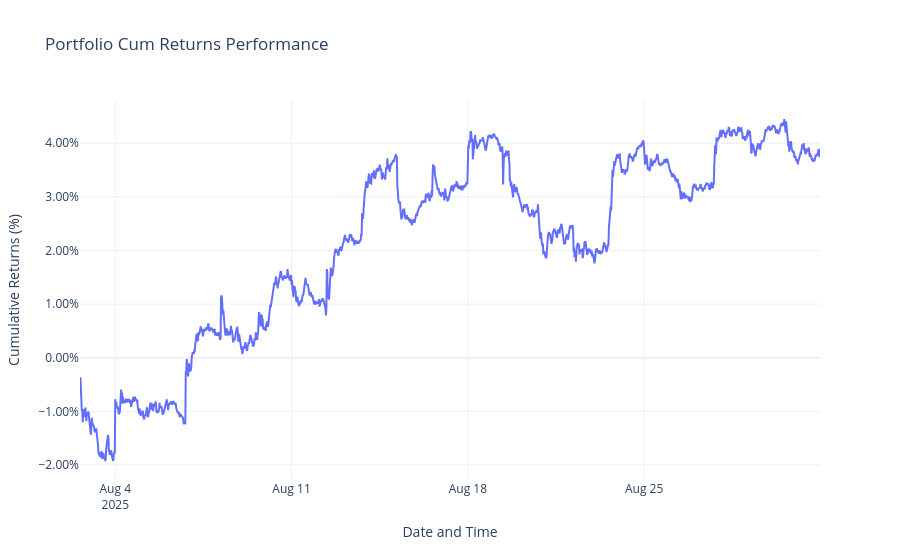

The notebook cell this image was saved under:
### Markdown cell above
### Plot!

### Code cell
fig = go.Figure()

fig.add_trace(go.Scatter(
    x=cum_ret.index,
    y=cum_ret.values,
    mode="lines",
    name="Portfolio Strategy",
))

fig.update_layout(
    title = {
        'text' : "Portfolio Cum Returns Performance",
	},
    xaxis_title = "Date and Time",
    yaxis_title = "Cumulative Returns (%)",
    template="plotly_white"
)
fig.update_xaxes(rangebreaks=[
    dict(bounds=["sat", "mon"]),
    dict(bounds=[16, 9.5], pattern="hour")
])
fig.update_layout(yaxis_tickformat='.2%')
fig.show()

### Figure 1 — Plotly figure (JSON) as saved in the notebook; plotly's stock layout.template omitted (floating-point values rounded to 4 significant figures; data arrays with more than 128 entries replaced by an {"elided": "..."} marker saying what was removed)
{"data": [{"mode": "lines", "name": "Portfolio Strategy", "type": "scatter", "x": {"elided": "1638 str values"}, "y": {"elided": "1638 float values"}}], "layout": {"title": {"text": "Portfolio Cum Returns Performance"}, "xaxis": {"rangebreaks": [{"bounds": ["sat", "mon"]}, {"bounds": [16, 9.5], "pattern": "hour"}], "title": {"text": "Date and Time"}}, "yaxis": {"tickformat": ".2%", "title": {"text": "Cumulative Returns (%)"}}}}
